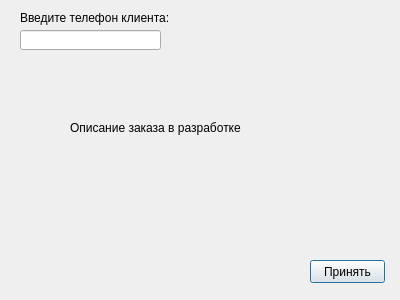
<?xml version="1.0" encoding="UTF-8"?>
<ui version="4.0">
 <class>Dialog</class>
 <widget class="QDialog" name="Dialog">
  <property name="geometry">
   <rect>
    <x>0</x>
    <y>0</y>
    <width>400</width>
    <height>300</height>
   </rect>
  </property>
  <property name="windowTitle">
   <string>Dialog</string>
  </property>
  <widget class="QLineEdit" name="phone_le">
   <property name="geometry">
    <rect>
     <x>20</x>
     <y>30</y>
     <width>141</width>
     <height>20</height>
    </rect>
   </property>
  </widget>
  <widget class="QLabel" name="label">
   <property name="geometry">
    <rect>
     <x>20</x>
     <y>10</y>
     <width>151</width>
     <height>16</height>
    </rect>
   </property>
   <property name="text">
    <string>Введите телефон клиента:</string>
   </property>
  </widget>
  <widget class="QPushButton" name="accept_btn">
   <property name="geometry">
    <rect>
     <x>310</x>
     <y>260</y>
     <width>75</width>
     <height>23</height>
    </rect>
   </property>
   <property name="text">
    <string>Принять</string>
   </property>
  </widget>
  <widget class="QLabel" name="label_2">
   <property name="geometry">
    <rect>
     <x>70</x>
     <y>120</y>
     <width>171</width>
     <height>16</height>
    </rect>
   </property>
   <property name="text">
    <string>Описание заказа в разработке</string>
   </property>
  </widget>
 </widget>
 <resources/>
 <connections/>
</ui>
